Frame 1 (no input): blank canvas, image omitted
Frame 60 (no input): blank canvas, image omitted
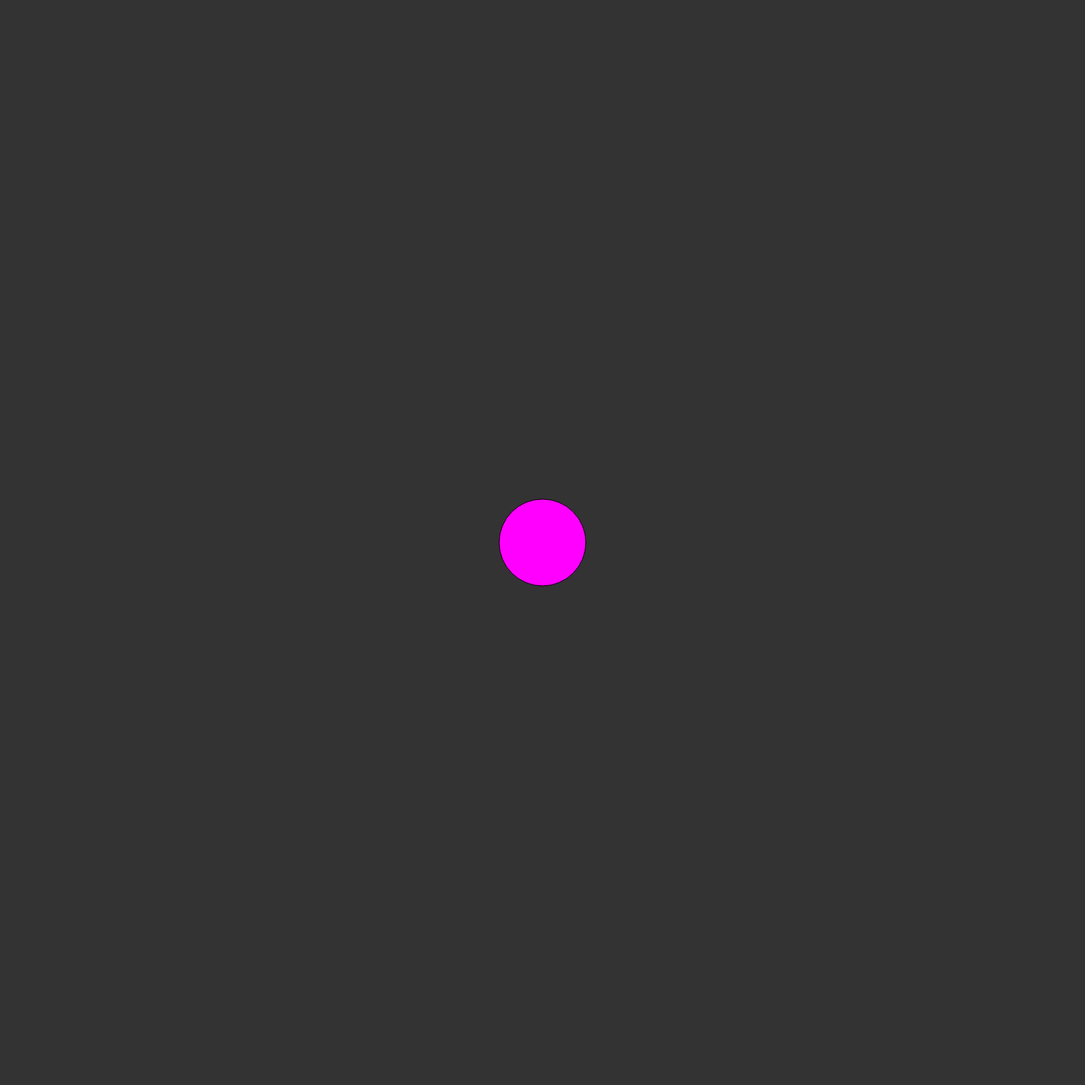
Frame 120 (the mouse pressed at the canvas centre since frame 60)

The p5.js sketch whose frames 1 and 60 were blank and that drew this single picture after the mouse press (run headless with seeded random() and noise() and a simulated clock; from frame 60 on, the mouse is pressed at the canvas centre):

// p5.js sketch
// ── sketch.js
var circles = [];


function setup() {
  createCanvas(1500, 1500);


  /*for (var i = 0; i < 20; i++) {
      circles[i] = new Circle(Math.random()*600,Math.random()*600);
  }*/
}




function draw() {
  background(51);

  for (var i = 0; i < circles.length; i++) {
    var grow = true;
    for (var j = 0; j < circles.length; j++) {
      if (dist(circles[i].x,circles[i].y,circles[j].x,circles[j].y) < circles[i].radius + circles[j].radius && circles[i] != circles[j]) {
        grow = false;
      }
    }


    if (grow == true) {
      circles[i].grow();
    }

    circles[i].display();
  }
}



function mousePressed() {
  makeCircles()
}

function mouseDragged() {
  makeCircles()
}



function makeCircles() {
  openSpace = true;
  for (var i = 0; i < circles.length; i++) {
    circles[i].clicked();
    if (dist(circles[i].x,circles[i].y,mouseX,mouseY) < circles[i].radius) {
      openSpace = false;
    }
  }
  if (openSpace) {
    circles.push(new Circle(mouseX,mouseY));
  }
}






function keyPressed() {
  if (keyCode == 8){      //backspace
    circles.splice(random(0,circles.length),1);
  }
}

// ── circle.js
function Circle(x,y) {
  this.radius = 0;
  this.x = x;
  this.y = y;
  this.col = color(255,0,255);
  this.display = function() {
    stroke(0);
    fill(this.col);
    ellipse(this.x,this.y,this.radius*2,this.radius*2);
  }
  this.grow = function() {
    this.radius++;
  }
  this.clicked = function() {
    var d = dist(mouseX,mouseY,this.x,this.y);
    if (d < this.radius) {
      this.col = color(0,255,0);
    }
  }
}
